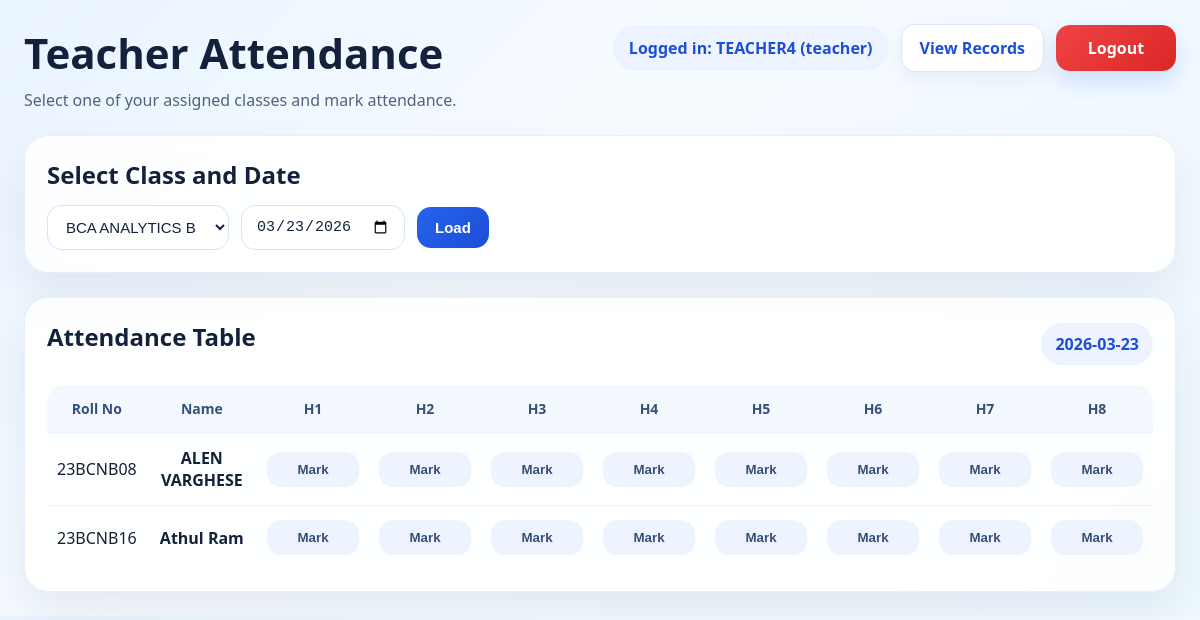
/teacher (signed in), run on the app's committed database.
### tables this page shows
CREATE TABLE students (
            id INTEGER PRIMARY KEY AUTOINCREMENT,
            roll_no TEXT UNIQUE NOT NULL,
            name TEXT NOT NULL,
            class_id INTEGER NOT NULL,
            user_id INTEGER UNIQUE,
            FOREIGN KEY(class_id) REFERENCES classes(id),
            FOREIGN KEY(user_id) REFERENCES users(id)
        );

### app.py (the view)
@app.route("/teacher", methods=["GET"])
@login_required
@role_required("teacher")
def teacher_attendance():
    selected_date = request.args.get("date", date.today().isoformat())
    selected_class_id = request.args.get("class_id", type=int)
    conn = get_db()
    classes = conn.execute("""
        SELECT c.id, c.class_name
        FROM teacher_classes tc
        JOIN classes c ON tc.class_id = c.id
        WHERE tc.teacher_user_id = ?
        ORDER BY c.class_name
    """, (session["user_id"],)).fetchall()
    if selected_class_id is None and classes:
        selected_class_id = classes[0]["id"]
    students = []
    attendance_map = {}
    if selected_class_id:
        students = conn.execute("""
            SELECT id, roll_no, name
            FROM students
            WHERE class_id = ?
            ORDER BY roll_no, name
        """, (selected_class_id,)).fetchall()
        rows = conn.execute("""
            SELECT student_id, hour_no, status
            FROM attendance
            WHERE att_date = ?
              AND student_id IN (
                  SELECT id FROM students WHERE class_id = ?
              )
        """, (selected_date, selected_class_id)).fetchall()
        for row in rows:
            attendance_map[(row["student_id"], row["hour_no"])] = row["status"]
    conn.close()
    return render_template(
        "teacher_attendance.html",
        classes=classes,
        students=students,
        selected_class_id=selected_class_id,
        selected_date=selected_date,
        attendance_map=attendance_map,
        current_user=session.get("username"),
        role=session.get("role")
    )

### app.py (called while the page is built)
def get_db():
    conn = sqlite3.connect(DB_NAME)
    conn.row_factory = sqlite3.Row
    return conn

def login_required(func):
    @wraps(func)
    def wrapper(*args, **kwargs):
        if "user_id" not in session:
            return redirect(url_for("login"))
        return func(*args, **kwargs)
    return wrapper

def role_required(*roles):
    def decorator(func):
        @wraps(func)
        def wrapper(*args, **kwargs):
            if session.get("role") not in roles:
                flash("You are not allowed to access that page.")
                return redirect(url_for("login"))
            return func(*args, **kwargs)
        return wrapper
    return decorator

### templates/teacher_attendance.html (shortened to what this page needs)
<!DOCTYPE html>
<html lang="en">
<head>
    <link rel="stylesheet" href="{{ url_for('static', filename='style.css') }}">
</head>
<body>
    <div class="page-shell">
        <header class="topbar">
            <div>
                <h1>Teacher Attendance</h1>
                <p class="subtitle">Select one of your assigned classes and mark attendance.</p>
            </div>
            <nav class="top-actions">
                <span class="user-pill">Logged in: {{ current_user }} ({{ role }})</span>
                <a class="nav-link secondary" href="{{ url_for('records') }}">View Records</a>
                <a class="nav-link danger-link" href="{{ url_for('logout') }}">Logout</a>
            </nav>
        </header>
        <section class="panel form-panel">
            <div class="form-card">
                <h2>Select Class and Date</h2>
                <form method="GET" action="{{ url_for('teacher_attendance') }}" class="inline-form">
                    <select name="class_id" required>
                        {% for c in classes %}
                            <option value="{{ c['id'] }}" {% if selected_class_id == c['id'] %}selected{% endif %}>
                                {{ c['class_name'] }}
                            </option>
                        {% endfor %}
                    </select>
                    <input type="date" name="date" value="{{ selected_date }}" required>
                    <button type="submit" class="btn primary">Load</button>
                </form>
            </div>
        </section>
        <section class="panel">
            <div class="table-header">
                <h2>Attendance Table</h2>
                <span class="date-pill">{{ selected_date }}</span>
            </div>
            {% if students %}
            <div class="table-wrap">
                <table class="attendance-table">
                    <thead>
                        <tr>
                            <th>Roll No</th>
                            <th>Name</th>
                            {% for hour in range(1, 9) %}
                            <th>H{{ hour }}</th>
                            {% endfor %}
                        </tr>
                    </thead>
                    <tbody>
                        {% for student in students %}
                        <tr>
                            <td>{{ student["roll_no"] }}</td>
                            <td class="name-col">{{ student["name"] }}</td>
                            {% for hour in range(1, 9) %}
                                {% set status = attendance_map.get((student["id"], hour), "Mark") %}
                                {% set status_class = "status-mark" %}
                                {% if status == "Present" %}
                                    {% set status_class = "status-present" %}
                                {% elif status == "Absent" %}
                                    {% set status_class = "status-absent" %}
                                {% endif %}
                                <td>
                                    <button
                                        class="mark-btn {{ status_class }}"
                                        data-student-id="{{ student['id'] }}"
                                        data-student-name="{{ student['name'] }}"
                                        data-hour="{{ hour }}"
                                        data-date="{{ selected_date }}"
                                        data-status="{{ status }}"
                                        type="button"
                                    >
                                        {{ status }}
                                    </button>
                                </td>
                            {% endfor %}
                        </tr>
                        {% endfor %}
                    </tbody>
                </table>
            </div>
            {% else %}
                <div class="empty-state">
                    <p>No students found for this class.</p>
                </div>
            {% endif %}
        </section>
    </div>
</body>
</html>

### static/style.css (style rules this page uses)
* { box-sizing: border-box; }
body { margin: 0; font-family: "Segoe UI", Arial, sans-serif; background: linear-gradient(135deg, #eaf4ff 0%, #f6fbff 40%, #eef8ff 100%); color: #162033; }
.page-shell { max-width: 1400px; margin: 0 auto; padding: 24px; }
.topbar { display: flex; justify-content: space-between; align-items: flex-start; gap: 16px; margin-bottom: 24px; }
.topbar h1 { margin: 0 0 8px; font-size: 42px; font-weight: 800; color: #14213d; }
.subtitle { margin: 0; color: #50627f; font-size: 16px; }
.top-actions { display: flex; gap: 12px; flex-wrap: wrap; align-items: center; }
.user-pill { padding: 12px 16px; border-radius: 999px; background: #eef4ff; color: #1d4ed8; font-weight: 700; }
.nav-link { display: inline-flex; align-items: center; justify-content: center; min-width: 120px; padding: 12px 18px; border-radius: 14px; text-decoration: none; color: white; background: linear-gradient(135deg, #2563eb, #1d4ed8); box-shadow: 0 10px 24px rgba(37, 99, 235, 0.2); font-weight: 700; }
.nav-link.secondary { background: white; color: #1d4ed8; border: 1px solid #dbe7ff; box-shadow: 0 8px 20px rgba(15, 23, 42, 0.06); }
.nav-link.danger-link { background: linear-gradient(135deg, #ef4444, #dc2626); color: white; }
.panel { background: rgba(255, 255, 255, 0.88); border: 1px solid rgba(220, 232, 255, 0.7); backdrop-filter: blur(10px); border-radius: 24px; box-shadow: 0 20px 45px rgba(22, 32, 51, 0.08); padding: 22px; }
.form-panel { display: grid; grid-template-columns: 1fr; gap: 18px; margin-bottom: 24px; }
.form-card h2, .table-header h2, .student-list-panel h2, .details-panel h2, .panel h2 { margin-top: 0; margin-bottom: 14px; color: #14213d; }
.inline-form, .stack-form { display: flex; gap: 12px; flex-wrap: wrap; align-items: center; }
input[type="text"], input[type="password"], input[type="date"], select { padding: 12px 14px; border: 1px solid #d7e3f7; border-radius: 14px; background: white; color: #14213d; font-size: 15px; min-width: 160px; outline: none; }
.btn { border: none; border-radius: 14px; padding: 12px 18px; font-weight: 700; font-size: 15px; cursor: pointer; }
.btn.primary { background: linear-gradient(135deg, #2563eb, #1d4ed8); color: white; }
.table-header { display: flex; justify-content: space-between; align-items: center; margin-bottom: 18px; gap: 12px; }
.date-pill { padding: 10px 14px; border-radius: 999px; background: #edf4ff; color: #1d4ed8; font-weight: 700; }
.table-wrap { overflow-x: auto; }
.attendance-table { width: 100%; border-collapse: collapse; min-width: 1000px; overflow: hidden; border-radius: 18px; }
.attendance-table th, .attendance-table td { padding: 14px 10px; border-bottom: 1px solid #e8f0ff; text-align: center; }
.attendance-table th { background: #f4f8ff; color: #35507a; font-size: 14px; }
.attendance-table tr:last-child td { border-bottom: none; }
.name-col { font-weight: 600; color: #14213d; }
.mark-btn { min-width: 92px; padding: 10px 12px; border: none; border-radius: 14px; font-weight: 700; cursor: pointer; transition: transform 0.15s ease, box-shadow 0.15s ease; }
.status-mark { background: #eef4ff; color: #35507a; }

### data on the page
students: roll_no "23BCNB08", name "ALEN VARGHESE", status "Mark" "Mark" "Mark" "Mark" "Mark" "Mark" "Mark" "Mark"
students: roll_no "23BCNB16", name "Athul Ram", status "Mark" "Mark" "Mark" "Mark" "Mark" "Mark" "Mark" "Mark"

### other printed values
{{ current_user }} "TEACHER4"
{{ role }} "teacher"
{{ selected_date }} "2026-03-23"
{{ hour }} "1" "2" "3" "4" "5" "6" "7" "8"
form field class_id "BCA ANALYTICS B"
